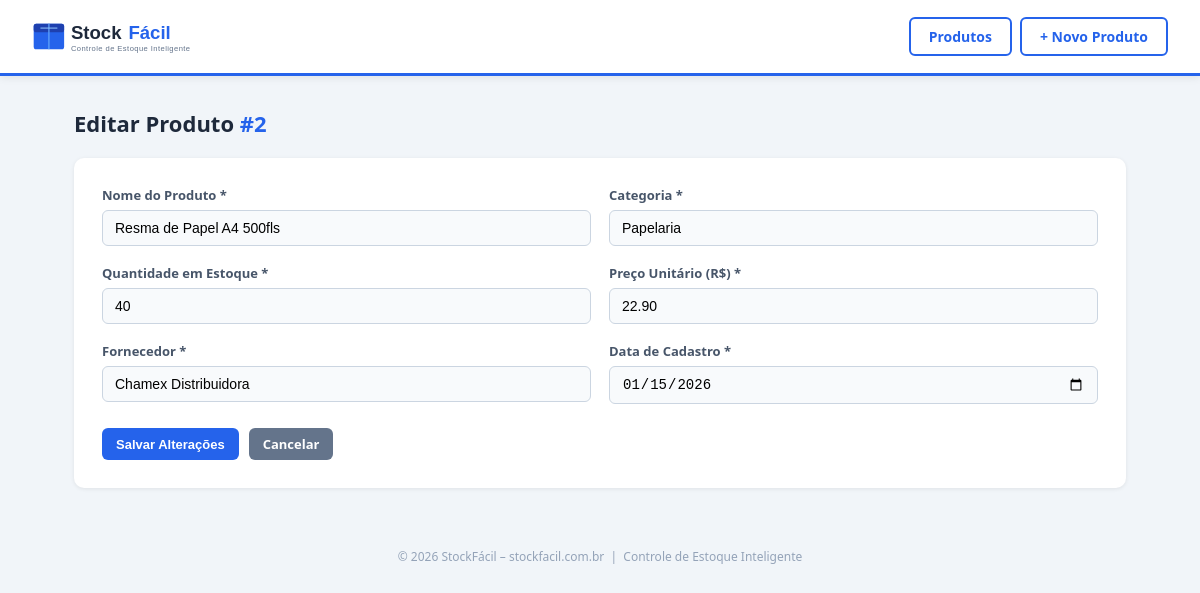
Page /edit.php?id=2 on the committed database.
### tables this page shows
CREATE TABLE IF NOT EXISTS produtos (
  id          INT           NOT NULL AUTO_INCREMENT,
  nome        VARCHAR(100)  NOT NULL,
  categoria   VARCHAR(50)   NOT NULL,
  quantidade  INT           NOT NULL DEFAULT 0,
  preco       DECIMAL(10,2) NOT NULL,
  fornecedor  VARCHAR(100)  NOT NULL,
  data_cadastro DATE        NOT NULL DEFAULT (CURDATE()),
  PRIMARY KEY (id)
);

### www/edit.php (the view, shortened to what this page needs)
<?php
require 'db.php';
$id = (int)($_GET['id'] ?? 0);
$stmt = $conn->prepare("SELECT * FROM produtos WHERE id = ?");
$stmt->bind_param('i', $id);
$stmt->execute();
$row = $stmt->get_result()->fetch_assoc();
$data   = $row;
require 'header.php';
?>
<h1>Editar Produto <span style="color:#2563eb">#<?= $id ?></span></h1>
<div class="card">
  <form method="POST" action="edit.php?id=<?= $id ?>">
    <div class="form-grid">
      <div class="form-group">
        <label for="nome">Nome do Produto *</label>
        <input type="text" id="nome" name="nome" maxlength="100" required
               value="<?= htmlspecialchars($data['nome']) ?>">
      </div>
      <div class="form-group">
        <label for="categoria">Categoria *</label>
        <input type="text" id="categoria" name="categoria" maxlength="50" required
               value="<?= htmlspecialchars($data['categoria']) ?>">
      </div>
      <div class="form-group">
        <label for="quantidade">Quantidade em Estoque *</label>
        <input type="number" id="quantidade" name="quantidade" min="0" required
               value="<?= htmlspecialchars($data['quantidade']) ?>">
      </div>
      <div class="form-group">
        <label for="preco">Preço Unitário (R$) *</label>
        <input type="text" id="preco" name="preco" required
               value="<?= htmlspecialchars($data['preco']) ?>">
      </div>
      <div class="form-group">
        <label for="fornecedor">Fornecedor *</label>
        <input type="text" id="fornecedor" name="fornecedor" maxlength="100" required
               value="<?= htmlspecialchars($data['fornecedor']) ?>">
      </div>
      <div class="form-group">
        <label for="data_cadastro">Data de Cadastro *</label>
        <input type="date" id="data_cadastro" name="data_cadastro" required
               value="<?= htmlspecialchars($data['data_cadastro']) ?>">
      </div>
    </div>
    <div class="form-actions">
      <button type="submit" class="btn btn-primary">Salvar Alterações</button>
      <a href="index.php" class="btn btn-cancel">Cancelar</a>
    </div>
  </form>
</div>
<?php require 'footer.php'; ?>

### www/assets/style.css (style rules this page uses)
* { box-sizing: border-box; margin: 0; padding: 0; }
body { font-family: 'Segoe UI', Arial, sans-serif; background: #f1f5f9; color: #1e293b; min-height: 100vh; }
h1 { font-size: 22px; font-weight: 700; color: #1e293b; margin-bottom: 20px; }
.card { background: #fff; border-radius: 10px; box-shadow: 0 1px 4px rgba(0,0,0,.08); padding: 28px; }
.btn { display: inline-block; padding: 7px 14px; border-radius: 6px; font-size: 13px; font-weight: 600; text-decoration: none; border: none; cursor: pointer; transition: opacity .15s; }
.btn-primary { background: #2563eb; color: #fff; }
.btn-cancel { background: #64748b; color: #fff; }
.form-grid { display: grid; grid-template-columns: 1fr 1fr; gap: 18px; }
.form-group { display: flex; flex-direction: column; gap: 6px; }
.form-group label { font-size: 13px; font-weight: 600; color: #475569; }
.form-group input, .form-group select { padding: 9px 12px; border: 1px solid #cbd5e1; border-radius: 6px; font-size: 14px; background: #f8fafc; transition: border-color .15s; }
.form-actions { margin-top: 24px; display: flex; gap: 10px; }

### rows in the picture
produtos: nome "Resma de Papel A4 500fls", categoria "Papelaria", quantidade "40", preco "22.90", fornecedor "Chamex Distribuidora", data_cadastro "01/15/2026"

### other values in the picture
$id "2"
